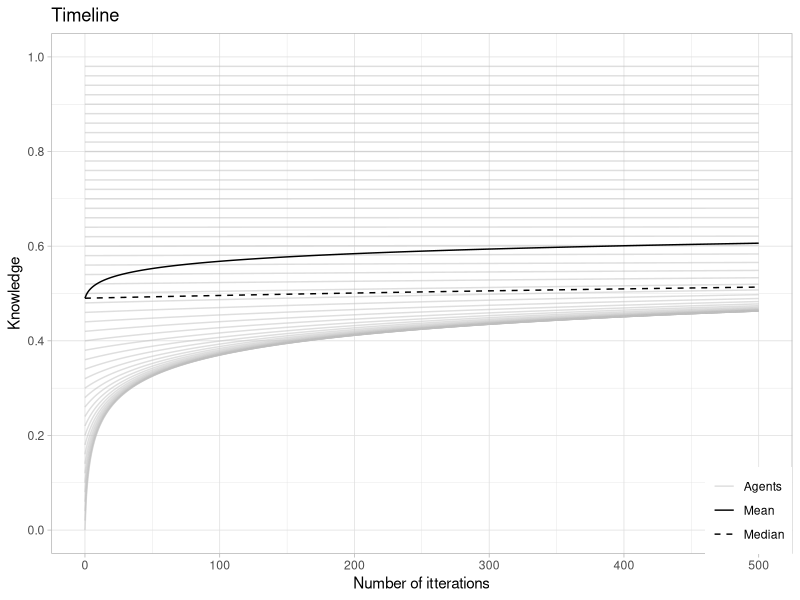

The R source for this figure:
## ---- chunk 1
library(tidyverse)  
# set.seed(1)
## ---- chunk 2
nA = 5            # number of Agents
ID = seq_len(nA)  # ID of the Agents

Pop <- tibble( ID = ID )
Pop
## ---- chunk 3
set_Knowledge <- function(Pop = Pop,
                          Typ = FALSE,
                          K = Knowledge) {
  Kname <- "Knowledge"
  if (Typ != FALSE) {
    Kname <- paste(Kname, Typ, sep = "_")
  }
  if (Kname %in% colnames(Pop)) {
    Pop <- Pop %>%
      mutate(!!Kname := K)
  } else {
    Pop[[Kname]] <- K
  }
  Pop <- Pop %>%

  return(Pop)
}
## ---- chunk 4
K <- seq_len(nA)/5

Pop <- set_Knowledge( Pop = Pop, K = 0.5 )
Pop <- set_Knowledge( Pop = Pop, Typ = "A", K = K )
Pop
## ---- chunk 5
update_Knowledge <- function(Pop = Pop,
                            Typ = FALSE,
                            add = 0,
                            fac = 1) {
  Kname <- "Knowledge"
  if (Typ != FALSE) {
    Kname <- paste(Kname, Typ, sep = "_")
  }
  if (Kname %in% colnames(Pop)) {
    Pop <- Pop %>%
      mutate( !!Kname := ( .data[[Kname]] + add ) * fac )
  } else {
    Pop <- set_Knowledge(Pop = Pop, K = add, Typ = Typ)
    Pop <- Pop %>%
      mutate( !!Kname := .data[[Kname]] * fac )
  }
  return(Pop)
}
## ---- chunk 6
add <- seq_len(nA)/20
fac <- seq_len(nA)/10 

Pop <- update_Knowledge( Pop = Pop, add = add ) 
Pop <- update_Knowledge( Pop = Pop, Typ = "A", fac = fac ) 
Pop <- update_Knowledge( Pop = Pop, Typ = "B", add = add, fac = fac ) 
Pop
## ---- chunk 7
set_LearnRate <- function(Pop = Pop,
                          LR = LearnRate) {
  LRname <- "LearnRate"
  Pop <- Pop %>%
    mutate(!!LRname := LR,
           !!LRname := pmax(.data[[LRname]],1E-3))
  return(Pop)
}
## ---- chunk 8
LR <- seq_len(nA)/5  
Pop <- set_LearnRate( Pop = Pop, LR = 1 ) 
Pop
## ---- chunk 9
set_StudyTime <- function(Pop = Pop,
                          ST = 0) {
  STname <- "StudyTime"
  Pop <- Pop %>%
    mutate(!!STname := ST)
  return(Pop)
}
## ---- chunk 10
Pop <- set_StudyTime( Pop = Pop, ST = 3)  
Pop
## ---- chunk 11
update_StudyTime <- function(Pop = Pop,
                             dT = TimeToAdd) {
  STname <- "StudyTime"
  if (STname %in% colnames(Pop)) {
    Pop <- Pop %>%
      mutate( !!STname := .data[[STname]] + dT )
  } else {
    Pop <- set_StudyTime(Pop = Pop, ST = dT )
  }
  return(Pop)
}
## ---- chunk 12
Pop <- update_StudyTime( Pop = Pop, dT = 1)   
Pop
## ---- chunk 13

get_Timeline <- function(TL = Timeline,
                          Time = 0,
                          Pop = Pop,
                          Info = name,
                          Sum = 0) {
  TLadd <- tibble( ID = Pop[["ID"]],
                   Time = Time,
                   !!Info := Pop[[Info]])
  if (Sum == 1) {
    Sumname1 <- paste(Info,"mean", sep = "_")
    Sumname2 <- paste(Info,"median", sep = "_")
    TLadd <- TLadd %>%
        mutate(!!Sumname1 := mean(Pop[[Info]], na.rm = TRUE),
               !!Sumname2 := median(Pop[[Info]], na.rm = TRUE))
    }
  if (Time == 0) {
    TL <- TLadd
  } else {
    TL <- bind_rows(TL, TLadd)
  }
  return(TL) 
}
## ---- chunk 14
Timeline <- get_Timeline( TL = Timeline, 
                           Time = 0, 
                           Pop = Pop, 
                           Info = "Knowledge", 
                           Sum = 1)
Timeline <- get_Timeline( TL = Timeline, 
                           Time = 1, 
                           Pop = Pop, 
                           Info = "Knowledge", 
                           Sum = 1)
Timeline

## ---- chunk 15
learn <- function(Pop = Pop,
                  Typ = FALSE,
                  LR = FALSE,
                  ST = StudyTime) {
  Kname <- "Knowledge"
  if (Typ != FALSE) {
    Kname <- paste(Kname, Typ, sep = "_")
  }
  if (Kname %in% colnames(Pop)) {
    K <- Pop[[Kname]]
  }
  if (LR == FALSE) {
    if ("LearnRate" %in% colnames(Pop)) {
      LR <- Pop[["LearnRate"]]
    }
  }

  T0 <- ( 1 - K )^( 1 / -LR )   # assumed time learnd allready
  K <- 1 - ( T0 + ST )^( -LR )  # Knowledge after time learnd
  
  Pop <- set_Knowledge(Pop = Pop, Typ = Typ, K = K)
  Pop <- update_StudyTime(Pop = Pop, dT = ST)
  return(Pop)
}
## ---- chunk 16

Pop <- tibble( ID = ID )
Pop <- set_Knowledge(Pop = Pop, K = 0.1)
Pop <- set_LearnRate(Pop = Pop, LR = 1)
Pop

Pop <- learn( Pop = Pop, ST = 10)
Pop
## ---- chunk 17
plt_Timeline <- function(TL = Timeline) {
  ggplot(data = TL, aes(x = Time)) +
  geom_line(aes(y = Knowledge, group = ID, color = "Agents"), 
            alpha = 0.5,
            linetype = "solid") +
  geom_line(aes(y = Knowledge_mean, color = "Mean"),
            linetype = "solid")  +
  geom_line(aes(y = Knowledge_median, color = "Median"),
            linetype = "dashed") +
  ggtitle("Timeline") +
  xlab("Number of itterations") +
  ylab("Knowledge") +
  scale_y_continuous(
    limits = c(0, 1),
    breaks = seq(0, 1, 0.2)
  ) +
    scale_color_manual(
    values = c("Agents" = "grey", "Mean" = "black", "Median" = "black"),
    labels = c("Agents" = "Agents", "Mean" = "Mean", "Median" = "Median")
  ) +
  theme_light() +
  theme(legend.title = element_blank(),
        legend.position = c(1, 0),
        legend.justification = c(1, 0))
}
    

## ---- chunk 18
sim_learn <- function(Pop = Pop,
                      Typ = FALSE,
                      LR = LearnRate,
                      ST = 1,
                      STn = Itterations) {
  Kname <- "Knowledge"
  if (Typ != FALSE) {
    Kname <- paste(Kname, Typ, sep = "_")
  }
  Pop <- set_LearnRate( Pop = Pop, 
                        LR = LR)
  Pop <- set_StudyTime( Pop = Pop )
  TL <- get_Timeline( TL =TL,
                       Time = 0,
                       Pop = Pop,
                       Info = Kname,
                       Sum = 1 )
  
  for(i in 1:STn) {
    Pop <- learn(  Pop = Pop,
                   LR = LR,
                   ST = ST)
    TL <- get_Timeline( TL =TL,
                         Time = i,
                         Pop = Pop,
                         Info = Kname,
                         Sum = 1 )
  }
    
  Output <- list( Pop = Pop,
                  TL = TL)
  return(Output)
}
## ---- chunk 19

nA = 50                          # number of Agents
ID = seq_len(nA)                 # ID of the Agents
K = (seq_len(nA)-1)/50           # Knowledge

Pop <- tibble( ID = ID )
Pop <- set_Knowledge( Pop = Pop, K = K )
Pop

res <- sim_learn(Pop = Pop,
                 LR = 0.1,
                 ST = 1,
                 STn = 500)
res$Pop
plt_Timeline(res$TL)
